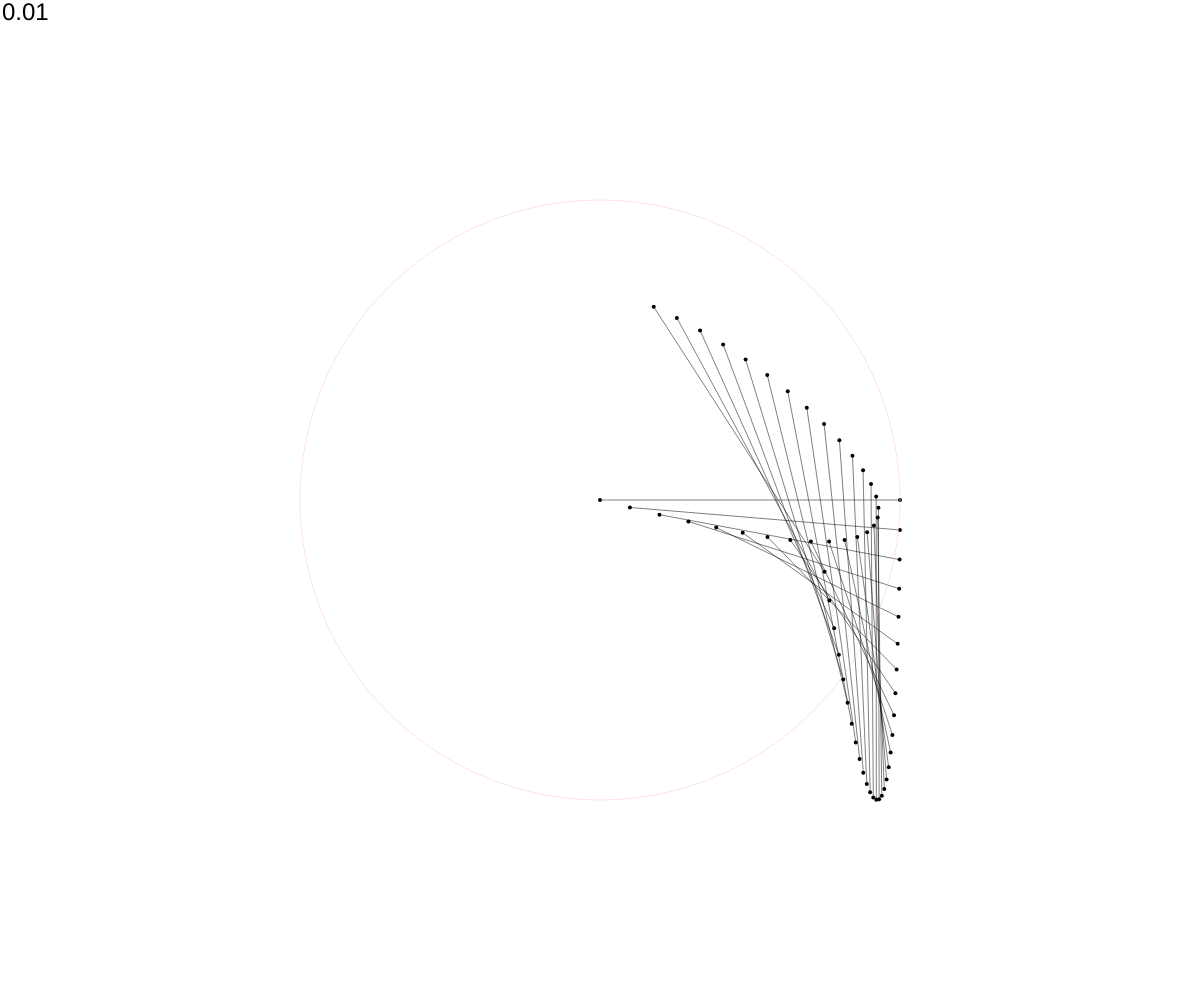
Frame 1 (no input)
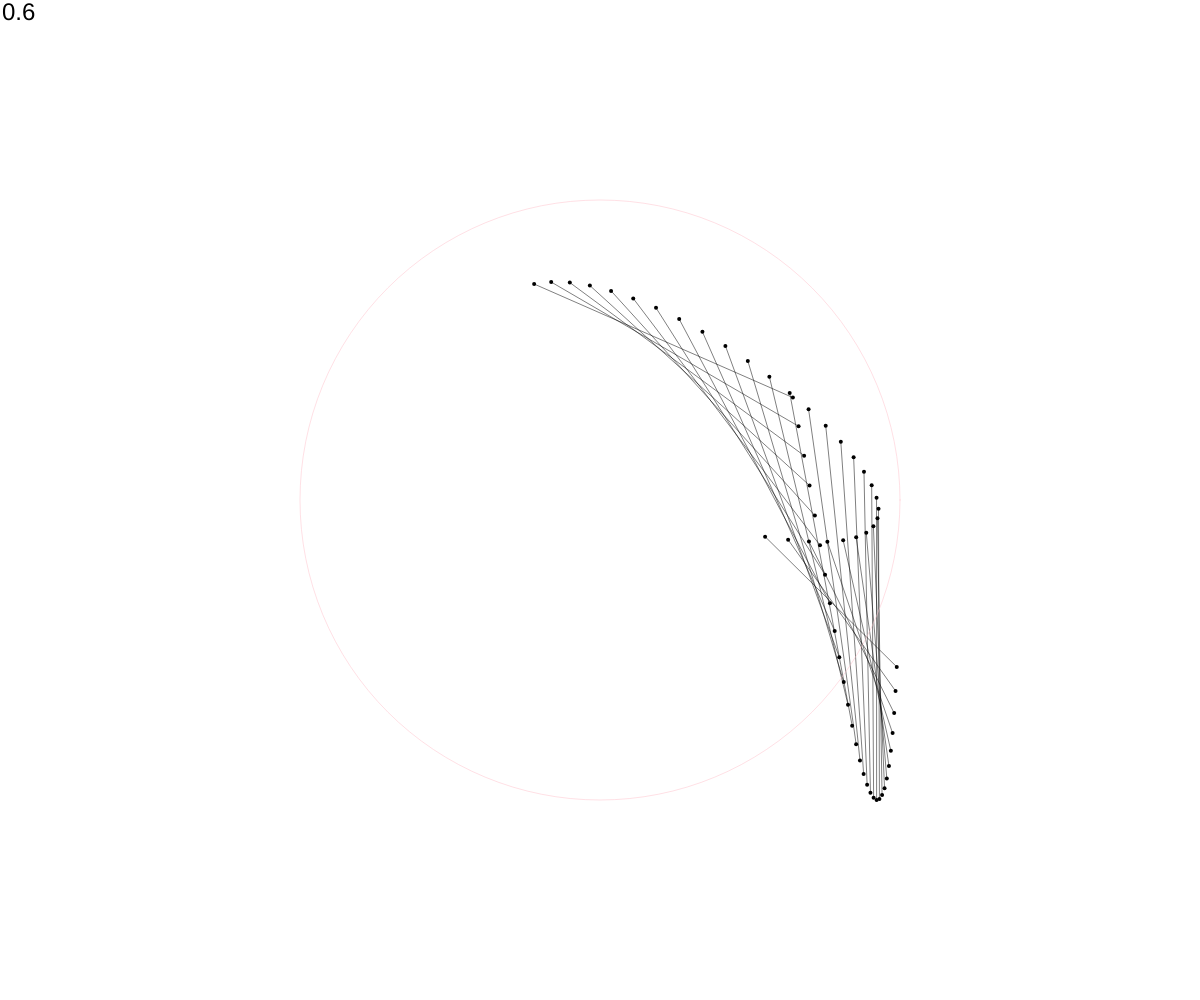
Frame 60 (no input)
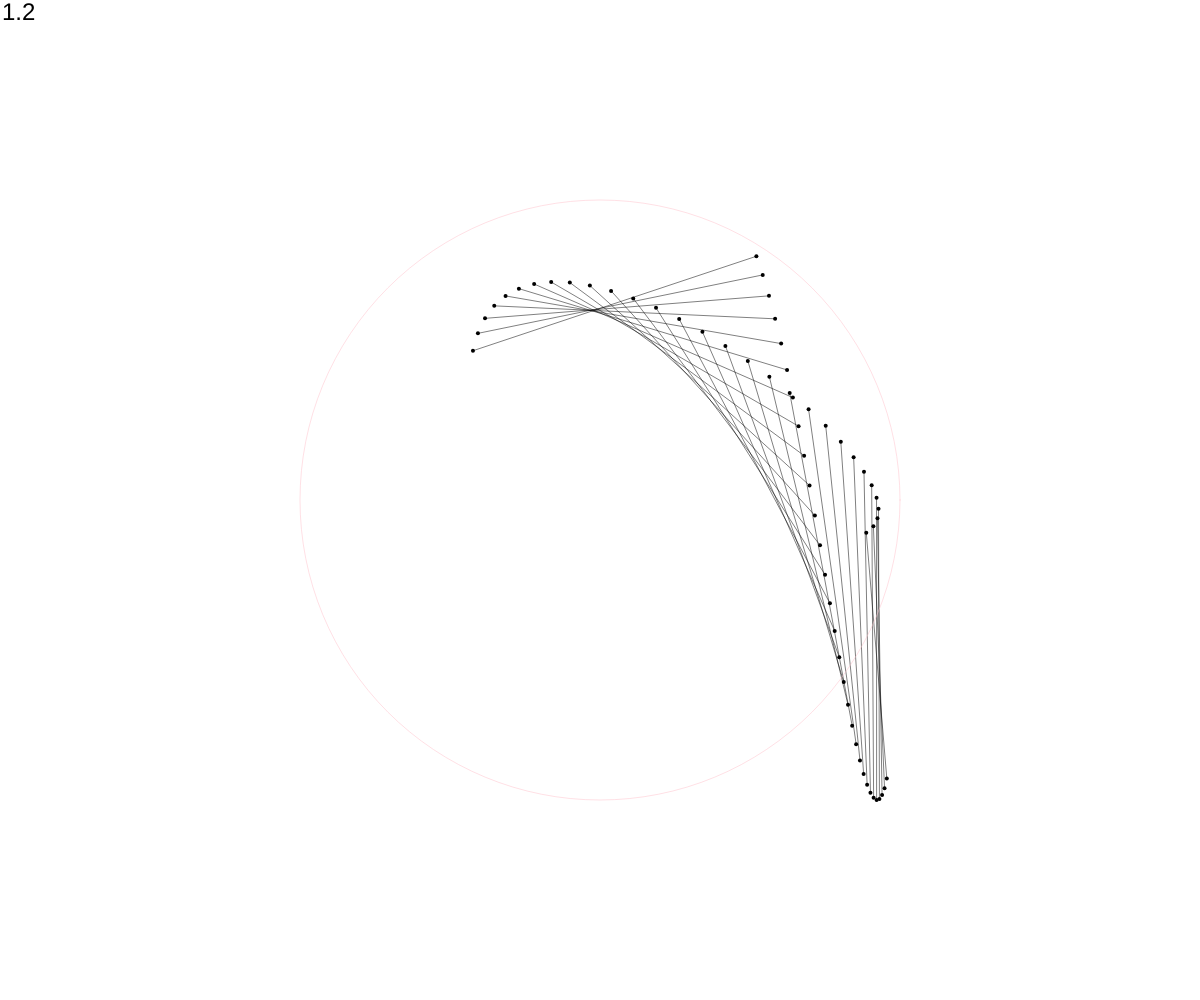
Frame 120 (the mouse pressed at the canvas centre since frame 60)

The p5.js sketch that drew these frames (run headless with seeded random() and noise() and a simulated clock; from frame 60 on, the mouse is pressed at the canvas centre):

// p5.js sketch
// ── sketch.js
let lines;
let r;
let t;

function setup() {
	createCanvas(windowWidth, windowHeight);
	lines = 30
	r = 300
	t = 0;
}

function draw() {
	background(255);
	stroke(0);
	translate(width / 2, height / 2);
	for (let i = 0; i < lines/10; i+=.1) {
		strokeWeight(4);
		// stroke('blue');
		point(blueX(t + i), blueY(t + i));
		// stroke('red');
		point(redX(t + i), redY(t + i));
		stroke(0);
		strokeWeight(0.5);
		line(blueX(t + i), blueY(t + i), redX(t + i), redY(t + i));
	}
	t += .01;

	// Print t
	noStroke();
	fill(255);
	rect(-width / 2, -height / 2, 90, 24);
	fill(0);
	textSize(24);
	text(round(t,3), -width / 2 + 2, -height / 2 + 20);
	stroke(200);
	noFill();

	// reference
	stroke('pink')
	ellipse(0, 0, r * 2);
}

function blueX(t) {
	// return r * sin(t / 100);
	return r * sin(t)*cos(t/4)

}

function blueY(t) {
	// return r * cos(t / 100)*cos(t/50)*cos(t/25);
	return r * cos(t)*sin(t/4)
}

function redX(t) {
	// return r * sin(t / 50);
	return r * cos(t/4)
}

function redY(t) {
	// return r * cos(t / 50)*cos(t/25)*cos(t/12);
	return r*sin(t)
}
